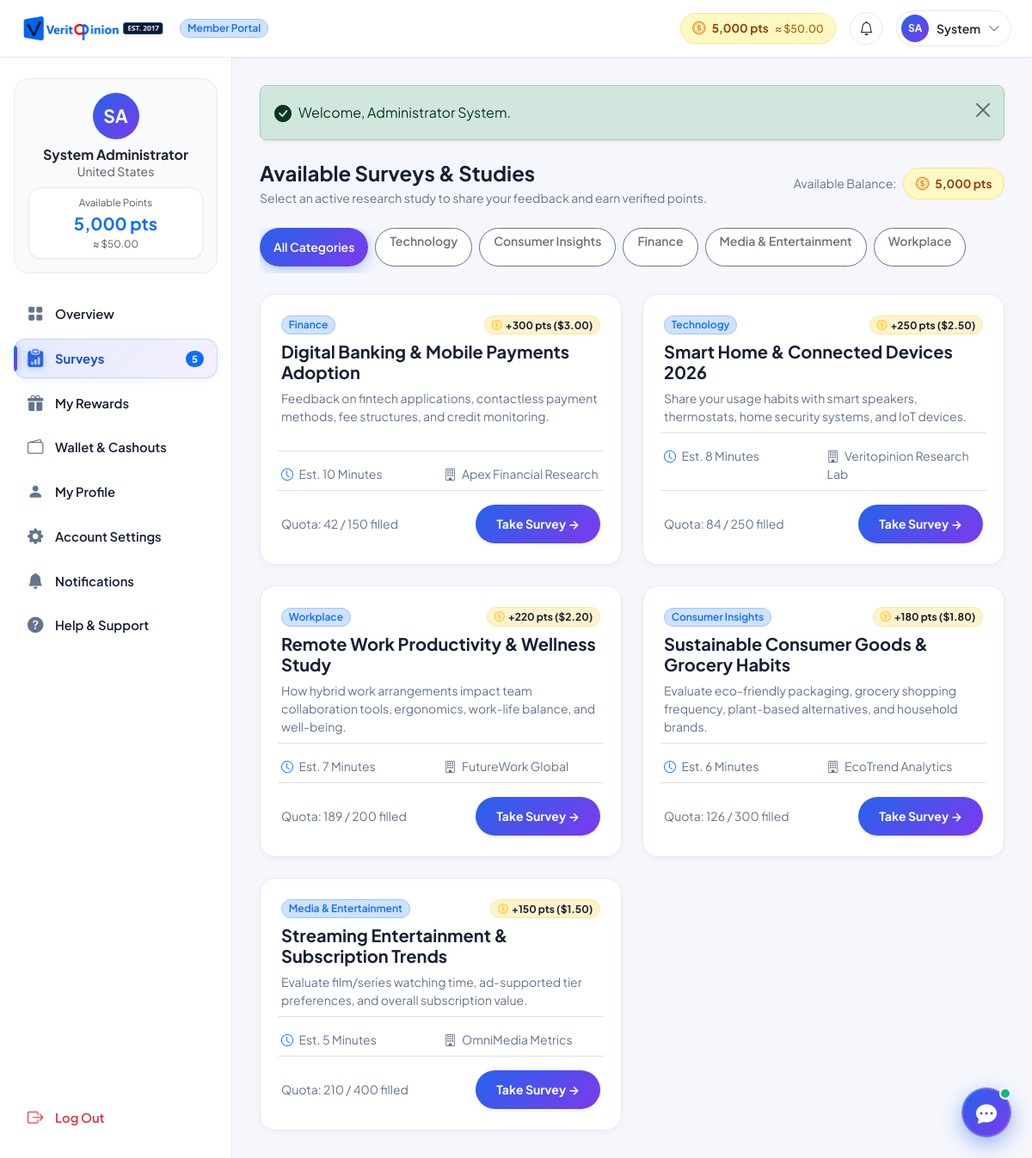
The page /member/surveys.php (signed in) on the database its author committed.
### tables this page shows
CREATE TABLE `users` (
  `id` INT AUTO_INCREMENT PRIMARY KEY,
  `first_name` VARCHAR(100) NOT NULL,
  `last_name` VARCHAR(100) NOT NULL,
  `email` VARCHAR(191) NOT NULL UNIQUE,
  `pending_email` VARCHAR(191) DEFAULT NULL,
  `email_verification_token` VARCHAR(255) DEFAULT NULL,
  `email_verification_expires_at` DATETIME DEFAULT NULL,
  `password_hash` VARCHAR(255) NOT NULL,
  `country` VARCHAR(100) NOT NULL DEFAULT 'United States',
  `state` VARCHAR(100) DEFAULT NULL,
  `city` VARCHAR(100) DEFAULT NULL,
  `phone` VARCHAR(50) DEFAULT NULL,
  `date_of_birth` DATE DEFAULT NULL,
  `gender` VARCHAR(50) DEFAULT NULL,
  `avatar` VARCHAR(255) DEFAULT NULL,
  `employment_status` VARCHAR(100) DEFAULT NULL,
  `annual_income` VARCHAR(100) DEFAULT NULL,
  `education_level` VARCHAR(100) DEFAULT NULL,
  `role` ENUM('member', 'admin') NOT NULL DEFAULT 'member',
  `status` ENUM('active', 'suspended', 'pending') NOT NULL DEFAULT 'active',
  `balance_points` INT NOT NULL DEFAULT 0,
  `lifetime_earnings_usd` DECIMAL(10,2) NOT NULL DEFAULT 0.00,
  `completed_surveys_count` INT NOT NULL DEFAULT 0,
  `profile_completion_pct` INT NOT NULL DEFAULT 35,
  `notification_preferences` TEXT DEFAULT NULL,
  `reset_token` VARCHAR(255) DEFAULT NULL,
  `reset_expires_at` DATETIME DEFAULT NULL,
  `deleted_at` DATETIME DEFAULT NULL,
  `created_at` TIMESTAMP DEFAULT CURRENT_TIMESTAMP,
  `updated_at` TIMESTAMP DEFAULT CURRENT_TIMESTAMP ON UPDATE CURRENT_TIMESTAMP,
  INDEX `idx_users_email` (`email`),
  INDEX `idx_users_role` (`role`),
  INDEX `idx_users_status` (`status`),
  INDEX `idx_users_deleted` (`deleted_at`)
);

CREATE TABLE `surveys` (
  `id` INT AUTO_INCREMENT PRIMARY KEY,
  `title` VARCHAR(255) NOT NULL,
  `description` TEXT,
  `category` VARCHAR(100) NOT NULL DEFAULT 'Consumer Insights',
  `reward_points` INT NOT NULL DEFAULT 100,
  `reward_usd` DECIMAL(10,2) NOT NULL DEFAULT 1.00,
  `duration_minutes` INT NOT NULL DEFAULT 5,
  `quota` INT NOT NULL DEFAULT 100,
  `completed_count` INT NOT NULL DEFAULT 0,
  `status` ENUM('active', 'paused', 'completed', 'draft') NOT NULL DEFAULT 'active',
  `provider` VARCHAR(100) NOT NULL DEFAULT 'Veritopinion Direct',
  `sample_questions_json` TEXT DEFAULT NULL,
  `created_at` TIMESTAMP DEFAULT CURRENT_TIMESTAMP,
  `updated_at` TIMESTAMP DEFAULT CURRENT_TIMESTAMP ON UPDATE CURRENT_TIMESTAMP,
  INDEX `idx_surveys_status` (`status`),
  INDEX `idx_surveys_category` (`category`)
);

### member/surveys.php (the view, shortened to what the rows shown need)
<?php
require_once __DIR__ . '/../includes/functions.php';
require_once __DIR__ . '/../includes/auth_check.php';
$user = require_login();
$db = get_db();
$sql = "
    SELECT s.*,
           (SELECT COUNT(*) FROM survey_responses sr WHERE sr.survey_id = s.id AND sr.user_id = :uid) as is_completed
    FROM surveys s
    WHERE s.status = 'active'
";
$params = [':uid' => $user['id']];
$sql .= " ORDER BY s.reward_points DESC";
$stmt = $db->prepare($sql);
$stmt->execute($params);
$surveys = $stmt->fetchAll();
require_once __DIR__ . '/../includes/member_header.php';
?>
<div class="portal-wrapper">
    <?php require_once __DIR__ . '/../includes/member_sidebar.php'; ?>
    <div class="portal-main">
        <div class="d-flex flex-column flex-md-row justify-content-between align-items-start align-items-md-center gap-3 mb-4">
            <div class="d-flex align-items-center gap-2">
                <div class="header-wallet-badge">
                    <i class="bi bi-coin"></i>
                    <span><?= format_points($user['balance_points']) ?></span>
                </div>
            </div>
        </div>
        <?php if (empty($surveys)): ?>
            <div class="card card-vy border-0 shadow-sm p-5 text-center my-4">
                <i class="bi bi-search fs-1 text-muted mb-3"></i>
                <h5 class="fw-bold text-dark">No Surveys Found in this Category</h5>
                <p class="text-muted small mb-3">Try selecting 'All Categories' or check back later as new research cohorts open frequently.</p>
                <div>
                    <a href="<?= BASE_URL ?>/member/surveys.php" class="btn btn-brand-primary rounded-pill px-4">View All Surveys</a>
                </div>
            </div>
        <?php else: ?>
            <div class="row g-4">
                <?php foreach ($surveys as $s): ?>
                    <div class="col-lg-6">
                        <div class="card card-vy border-0 shadow-sm p-4 h-100 d-flex flex-column justify-content-between">
                            <div>
                                <div class="d-flex align-items-center justify-content-between mb-2">
                                    <span class="badge bg-primary-subtle text-primary border border-primary-subtle rounded-pill small fw-semibold px-2.5 py-1">
                                        <?= e($s['category']) ?>
                                    </span>
                                    <span class="badge bg-warning-subtle text-dark border border-warning-subtle rounded-pill px-2.5 py-1 fw-bold">
                                        <i class="bi bi-coin text-warning me-1"></i>+<?= number_format($s['reward_points']) ?> pts (<?= format_currency($s['reward_usd']) ?>)
                                    </span>
                                </div>
                                <h5 class="fw-bold text-dark mb-2"><?= e($s['title']) ?></h5>
                                <p class="text-muted small mb-3 leading-relaxed">
                                    <?= e($s['description']) ?>
                                </p>
                            </div>
                            <div>
                                <div class="row g-2 py-2 border-top border-bottom small text-muted mb-3">
                                    <div class="col-6">
                                        <i class="bi bi-clock me-1 text-primary"></i> Est. <?= $s['duration_minutes'] ?> Minutes
                                    </div>
                                    <div class="col-6">
                                        <i class="bi bi-building me-1 text-secondary"></i> <?= e($s['provider']) ?>
                                    </div>
                                </div>
                                <div class="d-flex align-items-center justify-content-between">
                                    <div class="small text-muted">
                                        Quota: <?= $s['completed_count'] ?> / <?= $s['quota'] ?> filled
                                    </div>
                                    <?php if ($s['is_completed']): ?>
                                        <button class="btn btn-sm btn-success rounded-pill px-3 py-1.5 fw-semibold" disabled>
                                            <i class="bi bi-check-circle-fill me-1"></i> Completed
                                        </button>
                                    <?php else: ?>
                                        <button type="button" class="btn btn-sm btn-brand-primary rounded-pill px-4 py-1.5 fw-bold shadow-sm" data-bs-toggle="modal" data-bs-target="#surveyModal_<?= $s['id'] ?>">
                                            Take Survey →
                                        </button>
                                    <?php endif; ?>
                                </div>
                            </div>
                        </div>
                    </div>
                <?php endforeach; ?>
            </div>
        <?php endif; ?>
<?php require_once __DIR__ . '/../includes/member_footer.php'; ?>

### includes/member_header.php (shortened to what the rows shown need)
<?php
require_once __DIR__ . '/functions.php';
require_once __DIR__ . '/auth_check.php';
$user = require_login();
?>
<!DOCTYPE html>
<html lang="en">
<head>
    <link href="https://cdn.jsdelivr.net/npm/bootstrap@5.3.3/dist/css/bootstrap.min.css" rel="stylesheet">
    <link rel="stylesheet" href="https://cdn.jsdelivr.net/npm/bootstrap-icons@1.11.3/font/bootstrap-icons.min.css">
    <link rel="stylesheet" href="<?= BASE_URL ?>/assets/css/style.css">
</head>
<body class="portal-body">
<header class="navbar navbar-expand member-portal-header sticky-top px-3 py-2">
    <div class="container-fluid px-2">
        <div class="d-flex align-items-center gap-3 ms-auto">
            <a href="<?= BASE_URL ?>/member/wallet.php" class="header-wallet-badge text-decoration-none" title="Points Wallet & Cashouts">
                <i class="bi bi-coin"></i>
                <span><?= format_points($user['balance_points']) ?></span>
                <span class="wallet-usd">≈ <?= format_currency($user['balance_points'] / POINTS_PER_USD) ?></span>
            </a>
            <div class="dropdown">
                <button class="header-user-btn" type="button" id="userMenuBtn" data-bs-toggle="dropdown" aria-expanded="false">
                    <?= user_avatar_html($user, 32) ?>
                    <span class="fw-semibold small d-none d-sm-inline text-dark"><?= e($user['first_name']) ?></span>
                    <i class="bi bi-chevron-down small text-muted"></i>
                </button>
            </div>
        </div>
    </div>
</header>

### includes/functions.php (shortened to what the rows shown need)
<?php
function e(?string $string): string {
    return htmlspecialchars($string ?? '', ENT_QUOTES, 'UTF-8');
}
function format_points(int $points): string {
    return number_format($points) . ' pts';
}
function format_currency(float|int $amount): string {
    return '$' . number_format($amount, 2);
}
function user_avatar_html(array $user, int $size = 40, string $extraClass = ''): string {
    $initials = strtoupper(substr($user['first_name'] ?? 'U', 0, 1) . substr($user['last_name'] ?? '', 0, 1));
    $fontSize = max(11, round($size * 0.38));
    return '<div class="rounded-circle bg-gradient-royal text-white fw-bold d-flex align-items-center justify-content-center shadow-xs ' . $extraClass . '" style="width: ' . $size . 'px; height: ' . $size . 'px; font-size: ' . $fontSize . 'px; flex-shrink: 0;">' . e($initials) . '</div>';
}

### includes/member_sidebar.php (shortened to what the rows shown need)
<?php
require_once __DIR__ . '/functions.php';
?>
<aside class="portal-sidebar d-none d-lg-flex">
    <div class="sidebar-user-card p-3 mb-4 text-center">
        <?= user_avatar_html($user, 54, 'mx-auto mb-2') ?>
        <h6 class="fw-bold mb-0 text-dark"><?= e($user['first_name'] . ' ' . $user['last_name']) ?></h6>
        <small class="text-muted mb-2 d-block"><?= e(!empty($user['city']) ? ($user['city'] . ', ' . $user['country']) : $user['country']) ?></small>
        <div class="sidebar-balance-box p-2 mt-1">
            <span class="text-muted d-block small" style="font-size: 0.725rem;">Available Points</span>
            <span class="fw-bold fs-5 text-primary"><?= format_points($user['balance_points']) ?></span>
            <span class="d-block text-muted small" style="font-size: 0.725rem;">≈ <?= format_currency($user['balance_points'] / POINTS_PER_USD) ?></span>
        </div>
    </div>
</aside>

### rows shown on the page
users: balance_points "5,000 pts", format_currency($user['balance_points']/POINTS_PER_USD) "$50.00", initials "SA SA", first_name "System", first_name+last_name "System Administrator", country "United States"
surveys: category "Finance", reward_points "300", reward_usd "$3.00", title "Digital Banking & Mobile Payments Adoption", description "Feedback on fintech applications, contactless payment methods, fee structures, and credit monitoring.", duration_minutes "10", provider "Apex Financial Research", completed_count "42", quota "150"
surveys: category "Technology", reward_points "250", reward_usd "$2.50", title "Smart Home & Connected Devices 2026", description "Share your usage habits with smart speakers, thermostats, home security systems, and IoT devices.", duration_minutes "8", provider "Veritopinion Research Lab", completed_count "84", quota "250"
surveys: category "Workplace", reward_points "220", reward_usd "$2.20", title "Remote Work Productivity & Wellness Study", description "How hybrid work arrangements impact team collaboration tools, ergonomics, work-life balance, and well-being.", duration_minutes "7", provider "FutureWork Global", completed_count "189", quota "200"
surveys: category "Consumer Insights", reward_points "180", reward_usd "$1.80", title "Sustainable Consumer Goods & Grocery Habits", description "Evaluate eco-friendly packaging, grocery shopping frequency, plant-based alternatives, and household brands.", duration_minutes "6", provider "EcoTrend Analytics", completed_count "126", quota "300"
surveys: category "Media & Entertainment", reward_points "150", reward_usd "$1.50", title "Streaming Entertainment & Subscription Trends", description "Evaluate film/series watching time, ad-supported tier preferences, and overall subscription value.", duration_minutes "5", provider "OmniMedia Metrics", completed_count "210", quota "400"

### other values the page prints
$activeSurveysCount "5"
$msg "Welcome, Administrator System."
$label "All Categories"
$label "Technology"
$label "Consumer Insights"
$label "Finance"
$label "Media & Entertainment"
$label "Workplace"
